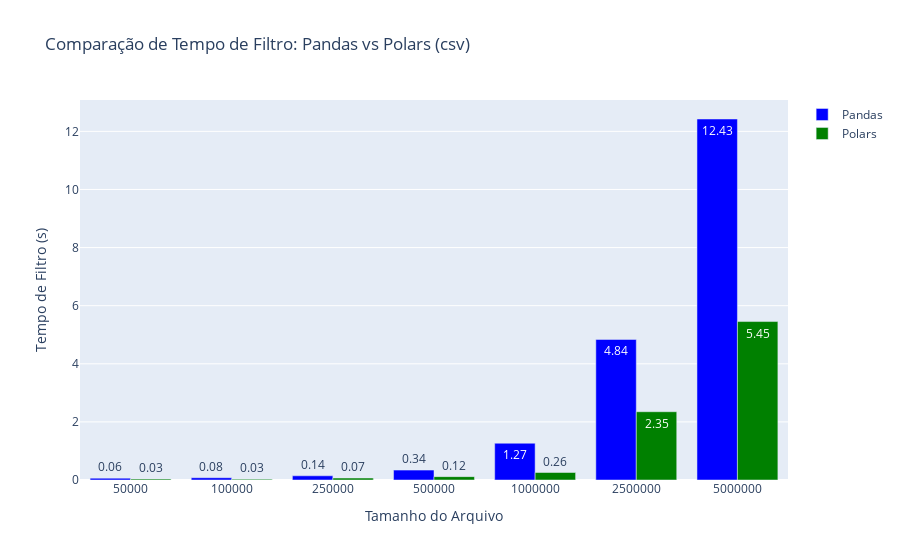

Here is the notebook cell this chart was saved with:
### Code cell
pandas_filter_csv_times = []
polars_filter_csv_times = []

# Comparação de desempenho
for size in csv_sizes:
    
    # Pandas
    pandas_filter_csv_time = benchmark_pandas_filter_csv(size)
    pandas_filter_csv_times.append(pandas_filter_csv_time)
    
    # Polars
    polars_filter_csv_time = benchmark_polars_filter_csv(size)
    polars_filter_csv_times.append(polars_filter_csv_time)

# Formatando os tempos para ter 2 casas decimais
pandas_filter_csv_times_text = [f"{time:.2f}" for time in pandas_filter_csv_times]
polars_filter_csv_times_text = [f"{time:.2f}" for time in polars_filter_csv_times]

plot_comparison(csv_sizes, pandas_filter_csv_times, polars_filter_csv_times, 'Filtro')

### Figure 1 — Plotly figure (JSON) as saved in the notebook; plotly's stock layout.template omitted (floating-point values rounded to 4 significant figures)
{"data": [{"marker": {"color": "blue"}, "name": "Pandas", "text": ["0.06", "0.08", "0.14", "0.34", "1.27", "4.84", "12.43"], "textposition": "auto", "type": "bar", "x": ["50000", "100000", "250000", "500000", "1000000", "2500000", "5000000"], "y": [0.06375, 0.07778, 0.1446, 0.3402, 1.266, 4.837, 12.43]}, {"marker": {"color": "green"}, "name": "Polars", "text": ["0.03", "0.03", "0.07", "0.12", "0.26", "2.35", "5.45"], "textposition": "auto", "type": "bar", "x": ["50000", "100000", "250000", "500000", "1000000", "2500000", "5000000"], "y": [0.03231, 0.02762, 0.06644, 0.1157, 0.2579, 2.35, 5.453]}], "layout": {"barmode": "group", "title": {"text": "Comparação de Tempo de Filtro: Pandas vs Polars (csv)"}, "xaxis": {"title": {"text": "Tamanho do Arquivo"}}, "yaxis": {"title": {"text": "Tempo de Filtro (s)"}}}}
